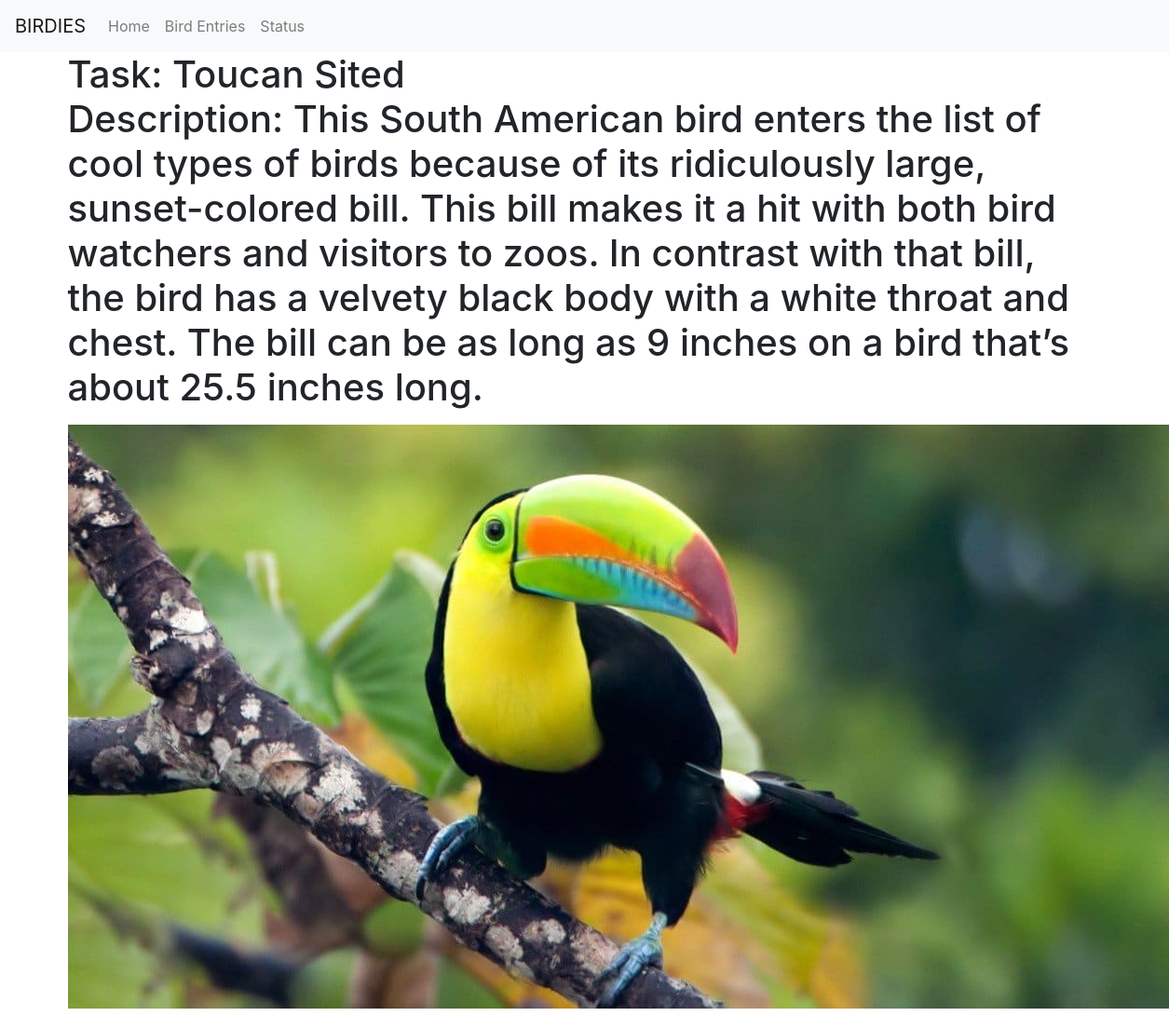
The page /task/41/ (signed in) on the database its author committed.
### base/models.py (models this page shows, shortened)
class Task(models.Model):
    user = models.ForeignKey(User, on_delete=models.CASCADE, null=True, blank=True)
    title = models.CharField(max_length=200)
    description = models.TextField(null=True, blank=True)
    complete = models.BooleanField(default=False)
    created = models.DateTimeField(auto_now_add=True)
    image = models.ImageField(upload_to='images/', blank=True, null=True)
    data = models.TextField(null=True, blank=True)
    wingspan = models.DecimalField(max_digits=5, decimal_places=2, blank=True, null=True)
    species = models.CharField(max_length=25,  blank=True, null=True)
    sex = models.CharField(max_length=1,  blank=True, null=True)
    age = models.IntegerField(blank=True, null=True)
    injured = models.BooleanField(default=False, null=True)
    class Meta:
        ordering = ['complete']

### base/views.py (the view)
# urls.py: path('task/<int:pk>/',  TaskDetail.as_view(), name='task'),
class TaskDetail(LoginRequiredMixin, DetailView):
    model = Task
    context_object_name = 'task'
    template_name = 'base/task.html'

### base/templates/base/task.html
{%extends "guide.html"%}{% csrf_token %} {%block title%} Home Page {% endblock %}
{%block content %}
<h1>
    Task: {{task.title}}
    <p>Description: {{task.description}}</p>
{% if object.image %}
    <img src="{{ object.image.url }}">
{% else %}
    <p></p>
{% endif %}
</h1>
{% endblock %}

### rows shown on the page
Task: title "Toucan Sited", description "This South American bird enters the list of cool types of birds because of its ridiculously large, sunset-colored bill. This bill makes it a hit with both bird watchers and visitors to zoos. In contrast with that bill, the bird has a velvety black body with a white throat and chest. The bill can be as long as 9 inches on a bird that’s about 25.5 inches long.", image (picture)
